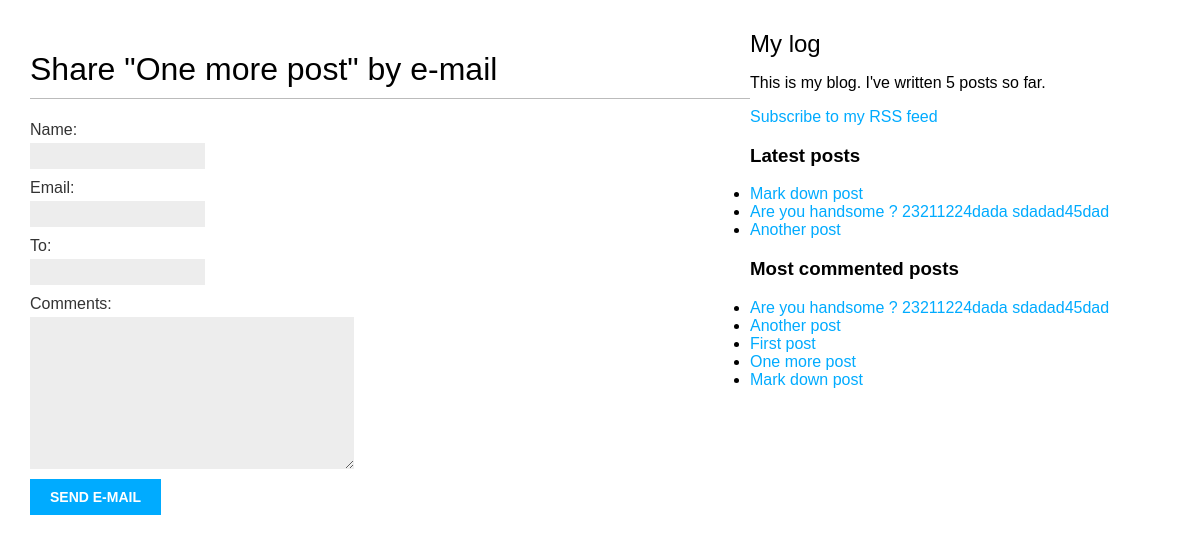
/blog/4/share/, run on the app's committed database.
### blog/models.py (models this page shows, shortened)
class Post(models.Model):
    STATUS_CHOISE = (
        ('draft', 'Draft'),
        ('published', 'Published'),
    )
    title = models.CharField(max_length=50)
    slug = models.SlugField(max_length=250, unique_for_date='publish')
    author = models.ForeignKey(User, related_name='blog_post', on_delete=models.SET(get_sentinel_user))
    body = models.TextField()
    publish = models.DateTimeField(default=timezone.now)
    created = models.DateTimeField(auto_now_add=True)
    update = models.DateTimeField(auto_now=True)
    status = models.CharField(max_length=10, choices=STATUS_CHOISE, default='draft')
    objects = models.Manager()
    published = PublishedManage()
    tags = TaggableManager()
    class Meta:
        ordering = ('-publish',)
    def get_absolute_url(self):
        return reverse('blog:post_detail',
                        args=[self.publish.year,
                              self.publish.strftime('%m'),
                              self.publish.strftime('%d'),
                              self.slug])

### blog/views.py (the view)
# urls.py: path('<int:post_id>/share/', views.post_share, name='post_share'),
def post_share(request, post_id):
    post = get_object_or_404(Post, id=post_id, status='draft')
    sent = False
    if request.method == 'POST':
        form = EmailPostForm(request.POST)
        if form.is_valid():
            cleandata = form.cleaned_data
            post_url = request.build_absolute_uri(post.get_absolute_url())
            subject = '{} ({}) recommends you reading "{}"'.format(cleandata['name'], cleandata['email'], post.title)
            message = 'Read "{}" at {}\n\n{}\'s comments: {}'.format(post.title, post_url, cleandata['name'], cleandata['comments'])
            send_mail(subject, message, 'tieuphongabc123@gmail.com  ', [cleandata['to']])
            sent = True
    else:
        form = EmailPostForm()
    return render(request, 'blog/post/share.html', {'post': post, 'form': form, 'sent': sent})

### blog/forms.py
class EmailPostForm(forms.Form):
    name = forms.CharField(max_length=25)
    email = forms.EmailField()
    to = forms.EmailField()
    comments = forms.CharField(required=False, widget=forms.Textarea)

### blog/models.py (called while the page is built)
    def get_queryset(self):
        return super(PublishedManage, self).get_queryset()\
                                            .filter(status='draft')

### blog/templatetags/blog_tags.py (called while the page is built)
@register.simple_tag
def total_posts():
    return Post.published.count()

@register.inclusion_tag('blog/post/latest_posts.html')
def show_latest_posts(count=5):
    latest_posts = Post.published.order_by('-publish')[:count]
    return {'latest_posts': latest_posts}

@register.simple_tag
def get_most_commented_posts(count=5):
    return Post.published.annotate(
                total_comments=Count('comments')
            ).order_by('-total_comments')[:count]

### blog/templates/blog/post/share.html (shortened to what this page needs)
{% extends "blog/base.html" %}
{% block content %}
    {% if sent %}
        <h1>E-mail successfully sent</h1>
        <p>"{{ post.title }}" was successfully sent to {{ cd.to }}.</p>
    {% else %}
        <h1>Share "{{ post.title }}" by e-mail</h1>
        <form action="." method="post">
            {{ form.as_p }}
            <input type="submit" value="Send e-mail">
        </form>
    {% endif %}
{% endblock %}

### blog/templates/blog/base.html (shortened to what this page needs)
{% load blog_tags %}
{% load staticfiles %}
<!DOCTYPE html>
<html lang="en">
<head>
    <link href="{% static "css/blog.css" %}" rel="stylesheet">
</head>
<body>
    <div id="content">
        {% block content %}
        {% endblock content %}
    </div>
    <div id="slidebar">
        <h2> My log</h2>
        <p>This is my blog. I've written {% total_posts %} posts so far.</p>
        <p><a href="{% url "blog:post_feed" %}">Subscribe to my RSS feed</a></p>
        <h3>Latest posts</h3>
        {% show_latest_posts 3 %}
        <h3>Most commented posts</h3>
        {% get_most_commented_posts as most_commented_posts %}
        <ul>
        {% for post in most_commented_posts %}
            <li>
                <a href="{{ post.get_absolute_url }}">{{ post.title }}</a>
            </li>
        {% endfor %}
        </ul>
    </div>
</body>
</html>

### blog/templates/blog/post/latest_posts.html
<ul>
    {% for post in latest_posts %}
        <li>
            <a href="{{ post.get_absolute_url }}">{{ post.title }}</a>
        </li>
    {% endfor %}
</ul>

### blog/static/css/blog.css (style rules this page uses)
body { margin:0; padding:0; font-family:helvetica, sans-serif; }
a { color:#00abff; text-decoration:none; }
h1 { font-weight:normal; border-bottom:1px solid #bbb; padding:0 0 10px 0; }
h2 { font-weight:normal; margin:30px 0 0; }
#content { float:left; width:60%; padding:0 0 0 30px; }
label { float:left; clear:both; color:#333; margin-bottom:4px; }
input, textarea { clear:both; float:left; margin:0 0 10px; background:#ededed; border:0; padding:6px 10px; font-size:12px; }
input[type=submit] { font-weight:bold; background:#00abff; color:#fff; padding:10px 20px; font-size:14px; text-transform:uppercase; }

### data on the page
Post: title "One more post"
Post: title "Mark down post"
Post: title "Are you handsome ? 23211224dada sdadad45dad"
Post: title "Another post"
Post: title "First post"
